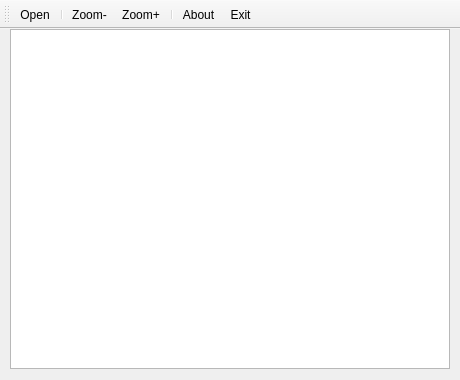
<?xml version="1.0" encoding="UTF-8"?>
<ui version="4.0">
 <class>ImageViewer</class>
 <widget class="QMainWindow" name="ImageViewer">
  <property name="geometry">
   <rect>
    <x>0</x>
    <y>0</y>
    <width>460</width>
    <height>380</height>
   </rect>
  </property>
  <property name="sizePolicy">
   <sizepolicy hsizetype="Fixed" vsizetype="Fixed">
    <horstretch>0</horstretch>
    <verstretch>0</verstretch>
   </sizepolicy>
  </property>
  <property name="acceptDrops">
   <bool>true</bool>
  </property>
  <property name="windowTitle">
   <string>ImageViewer</string>
  </property>
  <property name="windowIcon">
   <iconset resource="Resources.qrc">
    <normaloff>:/icons/Icons/icon.png</normaloff>:/icons/Icons/icon.png</iconset>
  </property>
  <widget class="QWidget" name="centralwidget">
   <property name="sizePolicy">
    <sizepolicy hsizetype="Fixed" vsizetype="Fixed">
     <horstretch>0</horstretch>
     <verstretch>0</verstretch>
    </sizepolicy>
   </property>
   <widget class="QGraphicsView" name="imageView">
    <property name="geometry">
     <rect>
      <x>10</x>
      <y>0</y>
      <width>440</width>
      <height>340</height>
     </rect>
    </property>
    <property name="sizePolicy">
     <sizepolicy hsizetype="Ignored" vsizetype="Ignored">
      <horstretch>0</horstretch>
      <verstretch>0</verstretch>
     </sizepolicy>
    </property>
    <property name="contextMenuPolicy">
     <enum>Qt::DefaultContextMenu</enum>
    </property>
    <property name="acceptDrops">
     <bool>false</bool>
    </property>
    <property name="autoFillBackground">
     <bool>false</bool>
    </property>
    <property name="sizeAdjustPolicy">
     <enum>QAbstractScrollArea::AdjustToContents</enum>
    </property>
   </widget>
  </widget>
  <widget class="QToolBar" name="toolBar">
   <property name="contextMenuPolicy">
    <enum>Qt::NoContextMenu</enum>
   </property>
   <property name="windowTitle">
    <string>toolBar</string>
   </property>
   <property name="layoutDirection">
    <enum>Qt::LeftToRight</enum>
   </property>
   <property name="movable">
    <bool>true</bool>
   </property>
   <property name="iconSize">
    <size>
     <width>20</width>
     <height>20</height>
    </size>
   </property>
   <attribute name="toolBarArea">
    <enum>TopToolBarArea</enum>
   </attribute>
   <attribute name="toolBarBreak">
    <bool>false</bool>
   </attribute>
   <addaction name="actionOpen"/>
   <addaction name="separator"/>
   <addaction name="actionZoomOut"/>
   <addaction name="actionZoomIn"/>
   <addaction name="separator"/>
   <addaction name="actionAbout"/>
   <addaction name="actionExit"/>
  </widget>
  <action name="actionAbout">
   <property name="icon">
    <iconset resource="Resources.qrc">
     <normaloff>:/icons/Icons/information.png</normaloff>:/icons/Icons/information.png</iconset>
   </property>
   <property name="text">
    <string>About</string>
   </property>
  </action>
  <action name="actionOpen">
   <property name="icon">
    <iconset resource="Resources.qrc">
     <normaloff>:/icons/Icons/picture.png</normaloff>
     <normalon>:/icons/Icons/picture.png</normalon>:/icons/Icons/picture.png</iconset>
   </property>
   <property name="text">
    <string>Open</string>
   </property>
  </action>
  <action name="actionPrint">
   <property name="icon">
    <iconset resource="Resources.qrc">
     <normaloff>:/icons/Icons/printer.png</normaloff>:/icons/Icons/printer.png</iconset>
   </property>
   <property name="text">
    <string>Print</string>
   </property>
  </action>
  <action name="actionExit">
   <property name="icon">
    <iconset resource="Resources.qrc">
     <normaloff>:/icons/Icons/exit.png</normaloff>:/icons/Icons/exit.png</iconset>
   </property>
   <property name="text">
    <string>Exit</string>
   </property>
  </action>
  <action name="actionNormal_size">
   <property name="icon">
    <iconset resource="Resources.qrc">
     <normaloff>:/icons/Icons/nsize.png</normaloff>:/icons/Icons/nsize.png</iconset>
   </property>
   <property name="text">
    <string>Normal size</string>
   </property>
  </action>
  <action name="actionFit_to_Window">
   <property name="icon">
    <iconset resource="Resources.qrc">
     <normaloff>:/icons/Icons/ftwsize.png</normaloff>:/icons/Icons/ftwsize.png</iconset>
   </property>
   <property name="text">
    <string>Fit to Window</string>
   </property>
  </action>
  <action name="actionPrevious">
   <property name="icon">
    <iconset>
     <normalon>:/icons/Icons/previous.png</normalon>
    </iconset>
   </property>
   <property name="text">
    <string>Previous</string>
   </property>
  </action>
  <action name="actionNext">
   <property name="icon">
    <iconset>
     <normalon>:/icons/Icons/next.png</normalon>
    </iconset>
   </property>
   <property name="text">
    <string>Next</string>
   </property>
  </action>
  <action name="actionZoomIn">
   <property name="icon">
    <iconset>
     <normalon>:/icons/Icons/zoom-in.png</normalon>
    </iconset>
   </property>
   <property name="text">
    <string>Zoom+</string>
   </property>
  </action>
  <action name="actionZoomOut">
   <property name="icon">
    <iconset>
     <normalon>:/icons/Icons/zoom-out.png</normalon>
    </iconset>
   </property>
   <property name="text">
    <string>Zoom-</string>
   </property>
  </action>
 </widget>
 <resources>
  <include location="Resources.qrc"/>
 </resources>
 <connections/>
</ui>
